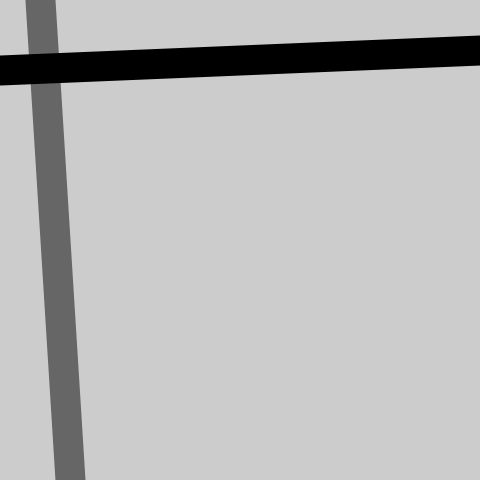
Frame 1 (no input)
Frame 60 (the mouse pressed at the canvas centre just before this capture): identical to frame 1, image omitted
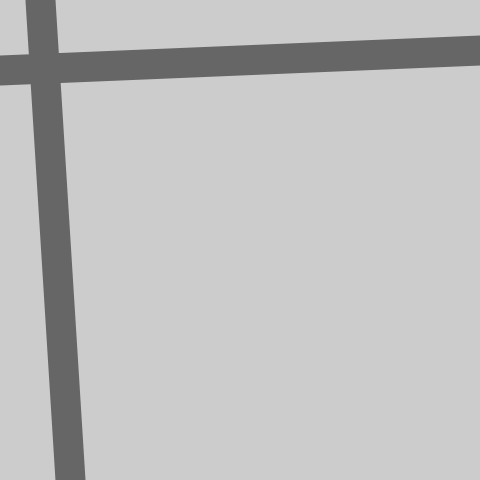
Frame 120 (the mouse held since frame 60 and released just before this capture)

The Processing sketch that drew these frames (run headless with seeded random() and noise(); from frame 60 on, the mouse is pressed at the canvas centre):

// Processing sketch: Make_Processing_5_5_Click
// ── Make_Processing_5_5_Click.pde

void setup() {
  size(480, 480);
  smooth();
  strokeWeight(30);
}

void draw() {
  background(204);
  stroke(102);
  line(40, 0, 70, height);
  if (mousePressed == true) {
    if (mouseButton == LEFT) {

      stroke(255);
    }
  } else if (mouseButton == CENTER) {
    stroke(255, 0, 0);
  } else {
    stroke(0);
  }
  line(0, 70, width, 50);
}
